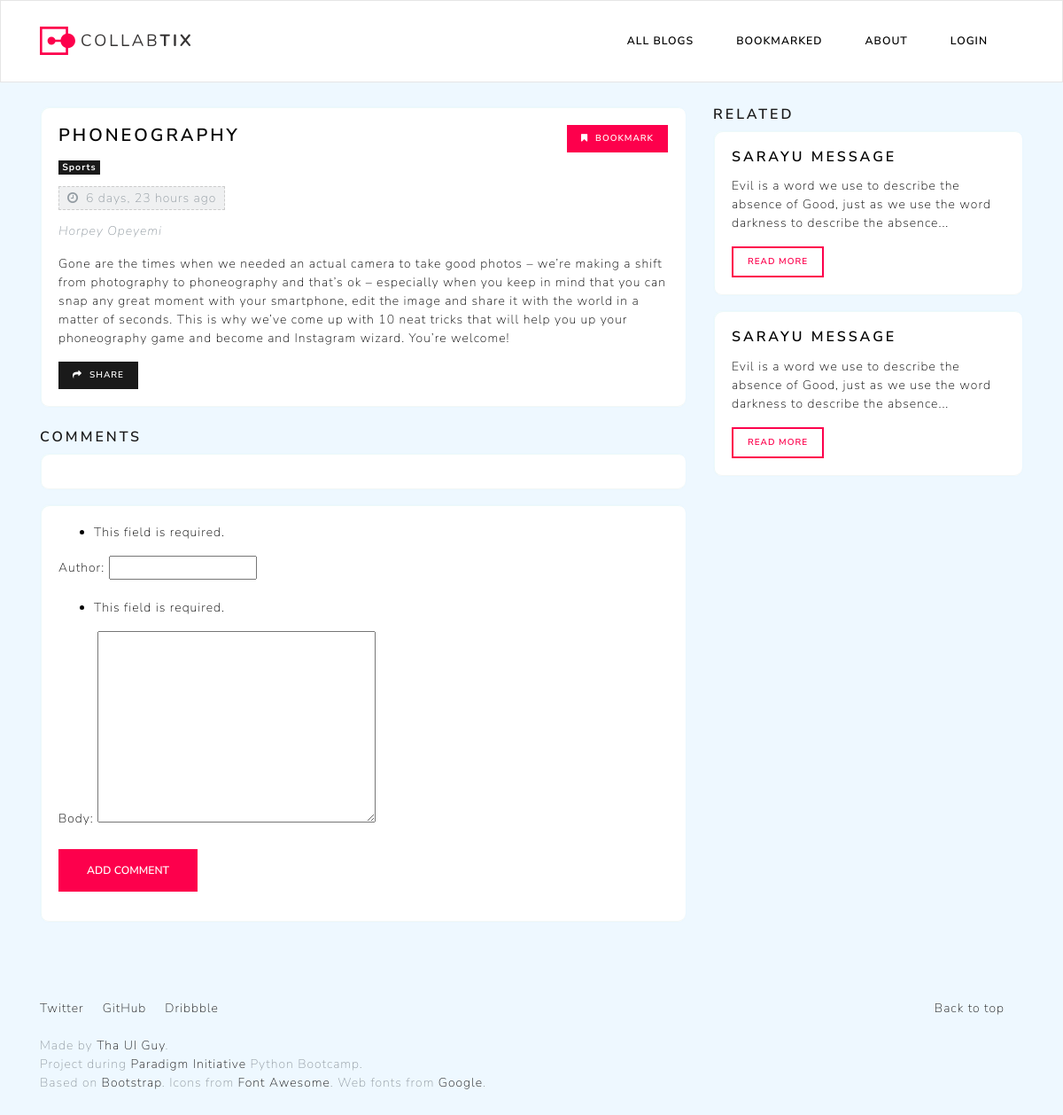
/blog/8, run on the app's committed database.
### blog/models.py (models this page shows, shortened)
class Post(models.Model):
    author= models.ForeignKey(settings.AUTH_USER_MODEL, on_delete=models.CASCADE, null = True)
    title = models.CharField(max_length=50)
    body = models.TextField()
    published = models.DateTimeField(auto_now_add = True)
    category = models.ForeignKey("Category", on_delete=models.CASCADE, null = True)

class Category(models.Model):
    name = models.CharField(max_length=25)
    def __str__(self):
        return self.name

### blog/views.py (the view)
# urls.py: path('blog/<int:post_id>', singlepost, name="singlepost"),
def singlepost (request, post_id):
    post = Post.objects.get(id = post_id)
    form = commentForm(request.POST)
    if request.method == 'POST':
        form = commentForm(request.POST)
        if form.is_valid:
            comment = form.save(commit = False)
            comment.post = post
            comment.save()
    comments = post.comments.all()
    return render(request, 'singlepost.html', {'post':post, 'form': form, 'comments': comments })

### blog/forms.py
class commentForm(forms.ModelForm):
    class Meta:
        model = Comment
        fields = ('author', 'body')

### blog/templates/singlepost.html (shortened to what this page needs)
{% load static %}
{% load humanize %}
<html lang="en">
<head>
    <link rel="stylesheet" href="{% static "css/bootstrap.min.css" %}" media="screen">
    <link rel="stylesheet" href="{% static "css/custom.css" %}" media="screen">
    <link href="https://stackpath.bootstrapcdn.com/font-awesome/4.7.0/css/font-awesome.min.css" rel="stylesheet">
</head>
<body>
    {% include 'navbar.html' %}
    <div class="container">
        <div class="row">
            <div class="col-md-8">
                <div class="card border-collab mb-3">
                    <div class="card-body main-card">
                    <div class="row">
                        <div class="col-md-6">
                                <h4 class="card-title mb-3">{{post.title}}</h4>
                                <div class="mb-3">
                                    <span class="badge badge-primary">{{post.category}}</span>
                                </div>
                                <p class="text-right text-muted time-tren d-inline"><i class="fa fa-clock-o pr-2" aria-hidden="true"></i>{{post.published|naturaltime|capfirst}}</p>
                        </div>
                        <div class="col-md-6 ">
                                <a href="#" class="btn btn-collab btn-sm float-md-right float-sm-left"><i class="fa fa-bookmark pr-2" aria-hidden="true"></i>Bookmark</a>
                        </div>
                    </div>
                        <p class="text-muted mb-3 mt-3"><i>{{post.author.first_name}} {{post.author.last_name}}</i></p>
                        <p class="card-text">{{post.body}}</p>
                        <a href="#" class="btn btn-primary btn-sm"><i class="fa fa-share pr-2" aria-hidden="true"></i>Share</a>
                    </div>
                </div>
                <h5 class="mt-4">Comments</h5>
                <div class="card border-collab mb-3">
                    <div class="card-body main-card">
                    </div>
                </div>
                <div class="card border-collab mb-3">
                    <div class="card-body main-card">
                        <div class="">
                            <form method="POST">
                                {{form.as_p}}
                                <input class="btn btn-collab" type="submit" value="Add Comment"/>
                            </form>
                        </div>
                    </div>
                </div>
            </div>
            <div class="col-md-4">
                <h5>Related</h5>
                <div class="card border-collab mb-3">
                    <div class="card-body">
                        <h5 class="card-title">Sarayu Message</h5>
                        <p class="card-text">Evil is a word we use to describe the absence of Good, just as we use the
                            word darkness to describe the absence...</p>
                        <a href="#" class="btn btn-outline-secondary btn-collab-outline btn-sm">Read More</a>
                    </div>
                </div>
                <div class="card border-collab mb-3">
                    <div class="card-body">
                        <h5 class="card-title">Sarayu Message</h5>
                        <p class="card-text">Evil is a word we use to describe the absence of Good, just as we use the
                            word darkness to describe the absence...</p>
                        <a href="#" class="btn btn-outline-secondary btn-collab-outline btn-sm">Read More</a>
                    </div>
                </div>
            </div>
        </div>
    </div>
    {% include 'footer.html'%}

### blog/static/css/custom.css (style rules this page uses)
body { padding-top: 120px; background: #eef8ff; }
.border-collab { box-shadow: inset 1px 1px 0 rgba(81, 191, 191, 0.1), inset 0 -1px 0 rgba(60, 119, 111, 0.06); border-radius: 10px; border-color: #eaf7ff !important; color: black; }
.btn-collab, .btn-collab:hover { background: #fd004c; color: white; cursor: pointer!important; }
.btn-collab-outline { border-color: #fd004c; color: #fd004c; }
.main-card .card-title { margin-bottom: 0px; }
.time-tren { background: #919aa126; padding: 3px 9px; border: 1px dashed #cccccc; }

### data on the page
Post: title "PHONEOGRAPHY", category "Sports", published "6 days, 23 hours ago", author.first_name "Horpey", author.last_name "Opeyemi", body "Gone are the times when we needed an actual camera to take good photos – we’re making a shift from photography to phoneography and that’s ok – especially when you keep in mind that you can snap any great moment with your smartphone, edit the image and share it with the world in a matter of seconds. This is why we’ve come up with 10 neat tricks that will help you up your phoneography game and become and Instagram wizard. You’re welcome!"
